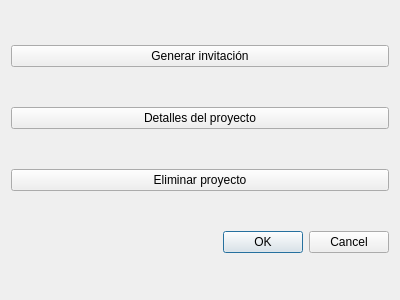
<?xml version="1.0" encoding="UTF-8"?>
<ui version="4.0">
 <class>Dialog</class>
 <widget class="QDialog" name="Dialog">
  <property name="geometry">
   <rect>
    <x>0</x>
    <y>0</y>
    <width>400</width>
    <height>300</height>
   </rect>
  </property>
  <property name="windowTitle">
   <string>Dialog</string>
  </property>
  <layout class="QGridLayout" name="gridLayout">
   <item row="1" column="0">
    <widget class="QPushButton" name="pushButton_2">
     <property name="cursor">
      <cursorShape>PointingHandCursor</cursorShape>
     </property>
     <property name="text">
      <string>Detalles del proyecto</string>
     </property>
    </widget>
   </item>
   <item row="0" column="0">
    <widget class="QPushButton" name="pushButton">
     <property name="cursor">
      <cursorShape>PointingHandCursor</cursorShape>
     </property>
     <property name="text">
      <string>Generar invitación</string>
     </property>
    </widget>
   </item>
   <item row="2" column="0">
    <widget class="QPushButton" name="pushButton_3">
     <property name="cursor">
      <cursorShape>PointingHandCursor</cursorShape>
     </property>
     <property name="text">
      <string>Eliminar proyecto</string>
     </property>
    </widget>
   </item>
   <item row="3" column="0">
    <widget class="QDialogButtonBox" name="buttonBox">
     <property name="orientation">
      <enum>Qt::Horizontal</enum>
     </property>
     <property name="standardButtons">
      <set>QDialogButtonBox::Cancel|QDialogButtonBox::Ok</set>
     </property>
    </widget>
   </item>
  </layout>
 </widget>
 <resources/>
 <connections>
  <connection>
   <sender>buttonBox</sender>
   <signal>accepted()</signal>
   <receiver>Dialog</receiver>
   <slot>accept()</slot>
   <hints>
    <hint type="sourcelabel">
     <x>248</x>
     <y>254</y>
    </hint>
    <hint type="destinationlabel">
     <x>157</x>
     <y>274</y>
    </hint>
   </hints>
  </connection>
  <connection>
   <sender>buttonBox</sender>
   <signal>rejected()</signal>
   <receiver>Dialog</receiver>
   <slot>reject()</slot>
   <hints>
    <hint type="sourcelabel">
     <x>316</x>
     <y>260</y>
    </hint>
    <hint type="destinationlabel">
     <x>286</x>
     <y>274</y>
    </hint>
   </hints>
  </connection>
 </connections>
</ui>
